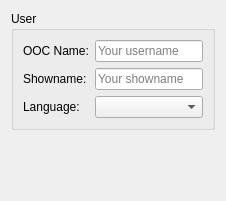
       <widget class="QWidget" name="tab">
        <attribute name="title">
         <string>User</string>
        </attribute>
        <layout class="QVBoxLayout" name="verticalLayout_3">
         <item>
          <widget class="QGroupBox" name="groupBox_2">
           <property name="title">
            <string>User</string>
           </property>
           <layout class="QFormLayout" name="formLayout">
            <item row="0" column="0">
             <widget class="QLabel" name="username_label">
              <property name="text">
               <string>OOC Name:</string>
              </property>
             </widget>
            </item>
            <item row="0" column="1">
             <widget class="QLineEdit" name="username">
              <property name="placeholderText">
               <string>Your username</string>
              </property>
             </widget>
            </item>
            <item row="1" column="0">
             <widget class="QLabel" name="showname_label">
              <property name="text">
               <string>Showname:</string>
              </property>
             </widget>
            </item>
            <item row="1" column="1">
             <widget class="QLineEdit" name="showname">
              <property name="placeholderText">
               <string>Your showname</string>
              </property>
             </widget>
            </item>
            <item row="2" column="0">
             <widget class="QLabel" name="label_language">
              <property name="text">
               <string>Language:</string>
              </property>
             </widget>
            </item>
            <item row="2" column="1">
             <widget class="QComboBox" name="languageSelector"/>
            </item>
           </layout>
          </widget>
         </item>
         <item>
          <widget class="QLabel" name="translationCredit">
           <property name="text">
            <string/>
           </property>
          </widget>
         </item>
         <item>
          <spacer name="verticalSpacer_2">
           <property name="orientation">
            <enum>Qt::Orientation::Vertical</enum>
           </property>
           <property name="sizeHint" stdset="0">
            <size>
             <width>20</width>
             <height>40</height>
            </size>
           </property>
          </spacer>
         </item>
        </layout>
       </widget>
